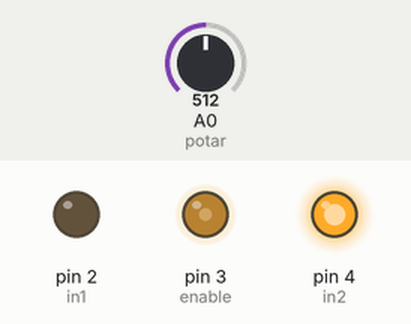
Simulated run of this sketch. Board: Arduino Uno, built with avr-gcc and run on an emulated ATmega328P. Parts: output pins drawn as LEDs (lit = HIGH). Inputs (shaded band) come from the test bench; at power-on: A0 (potar) = 512. What the sketch prints to the serial monitor is not drawn.

Above: at 0.1 s.
Timing chart, 0 to 1.6 s (numbered marks = the images above):
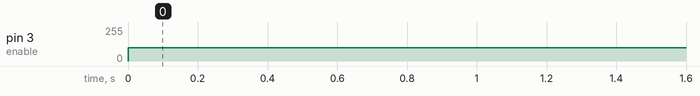

Measured:
- by itself, pin 3 (enable): 0/255 → 99/255 at 0.00 s

The sketch:

avancer.ino
```cpp
const int enable = 3;
const int in1 = 2;
const int in2 = 4;

const int potar = 0;

void setup() {
 pinMode(enable, OUTPUT);
 pinMode(in1, OUTPUT);
 pinMode(in2, OUTPUT);

  Serial.begin(115200);

  analogWrite(enable,0);
  digitalWrite(in1,LOW);
  digitalWrite(in2,HIGH);
}

void loop() {
  char str[100];
  int vitesse =analogRead(potar);

 /* if(true)
  {
    //digitalWrite(in1, LOW);
    //digitalWrite(in2, HIGH);

    digitalWrite(in1, HIGH);
    digitalWrite(in2, LOW);
  }*/
   //vitesse /=4;

   analogWrite(enable, 99);

  sprintf(str,"%d",vitesse);
   Serial.println(str);
   delay(50);

}
```
